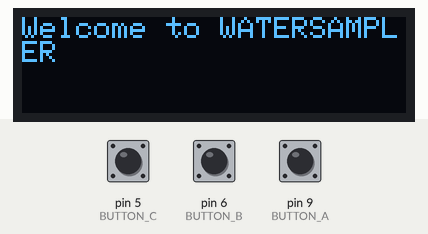
Recording of a sketch running on a simulated Arduino Uno, built with avr-gcc and run on an emulated ATmega328P. Shown: 128×32 one-colour display. The test bench sets the inputs (shaded band); at power-on: pin 6 (BUTTON_B) HIGH, pin 5 (BUTTON_C) HIGH, pin 9 (BUTTON_A) HIGH. The display library's start-up logo is not drawn; what the sketch prints to the serial monitor is not drawn.

Above: at 1.1 s.
At 5.2 s:
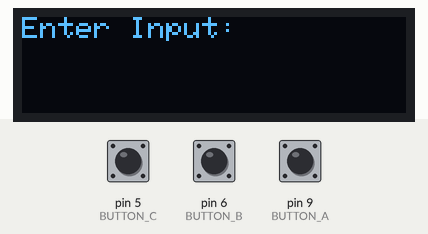
5.3 s: pin 6 (BUTTON_B) pulled LOW for 0.15 s
At 5.37 s:
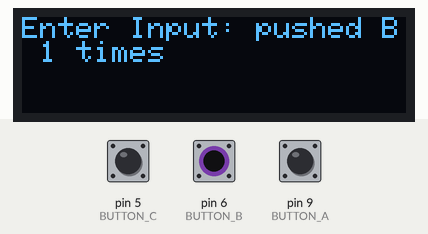
At 6.4 s:
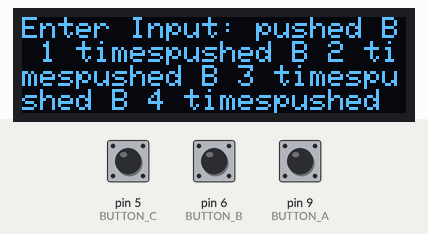
Timing chart, 0 to 8.3 s (numbered marks = the images above; inputs shaded):
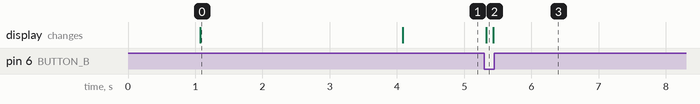

Measured:
- after the input at 5.3 s, the display: changes at once (image 2)
- what the display in image 0 shows lasts 3.0 s, from 1.1 s to 4.1 s

The sketch:

oledplz.ino
```cpp
#include <SPI.h>
#include <Wire.h>
#include <Adafruit_GFX.h>
#include <Adafruit_SSD1306.h>

Adafruit_SSD1306 display = Adafruit_SSD1306(128, 32, &Wire);

  #define BUTTON_A  9
  #define BUTTON_B  6
  #define BUTTON_C  5
 // #define buttonPin 9

// variables
//int counter = 0;
//int cur_state = 0;
//int prev_state = 0;

int counterA = 0;
int counterB = 0;
int counterC = 0;
int cur_stateA = 0;
int prev_stateA = 0;
int cur_stateB = 0;
int prev_stateB = 0;
int cur_stateC = 0;
int prev_stateC = 0;

void setup() {
  Serial.begin(9600);

  Serial.println("OLED FeatherWing test");
  // SSD1306_SWITCHCAPVCC = generate display voltage from 3.3V internally
  display.begin(SSD1306_SWITCHCAPVCC, 0x3C); // Address 0x3C for 128x32

  Serial.println("OLED begun");

  // Show image buffer on the display hardware.
  // Since the buffer is intialized with an Adafruit splashscreen
  // internally, this will display the splashscreen.
  display.display();
  delay(1000);

  // Clear the buffer.
  display.clearDisplay();
  display.display();

  Serial.println("IO test");

  pinMode(BUTTON_A, INPUT_PULLUP);
  pinMode(BUTTON_B, INPUT_PULLUP);
  pinMode(BUTTON_C, INPUT_PULLUP);
 // pinMode(buttonPin, INPUT_PULLUP);

  display.setTextSize(1);
  display.setTextColor(WHITE);
  display.setCursor(0,0);
  display.print("Welcome to WATERSAMPLER");
  display.setCursor(0,0);
  display.display();
  delay(3000);
  display.clearDisplay();

  display.print("Enter Input: ");
  display.display();
  // text display tests
  // actually display all of the above
}

void loop() {
  //cur_state = digitalRead(buttonPin);
  cur_stateA = digitalRead(BUTTON_A);
  cur_stateB = digitalRead(BUTTON_B);
  cur_stateC = digitalRead(BUTTON_C);

  if(cur_stateA != prev_stateA) {
    if (cur_stateA == LOW) {
    counterA++;
    display.print("pushed A ");
    display.print(counterA);
    display.print(" times");
    }
  }
  if(cur_stateB != prev_stateB) {
    if (cur_stateB == LOW) {
    counterB++;
    display.print("pushed B ");
    display.print(counterB);
    display.print(" times");
    }
  }
  if(cur_stateC != prev_stateC) {
    if (cur_stateC == LOW) {
    counterC++;
    display.print("pushed C ");
    display.print(counterC);
    display.print(" times");
    }

  //if (!cur_state =
   prev_stateA = cur_stateA;
   prev_stateB = cur_stateB;
   prev_stateC = cur_stateC;
  }
  delay(10);
  yield();
  display.display();
}
```
